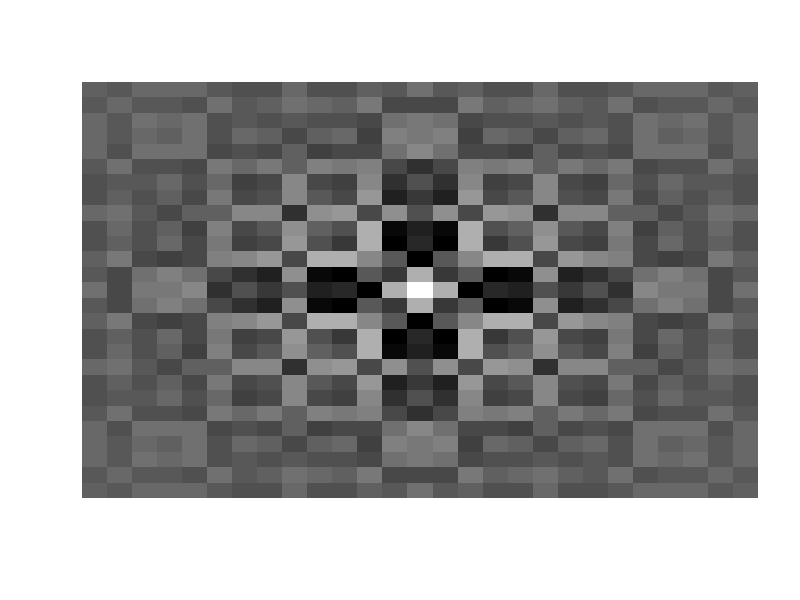
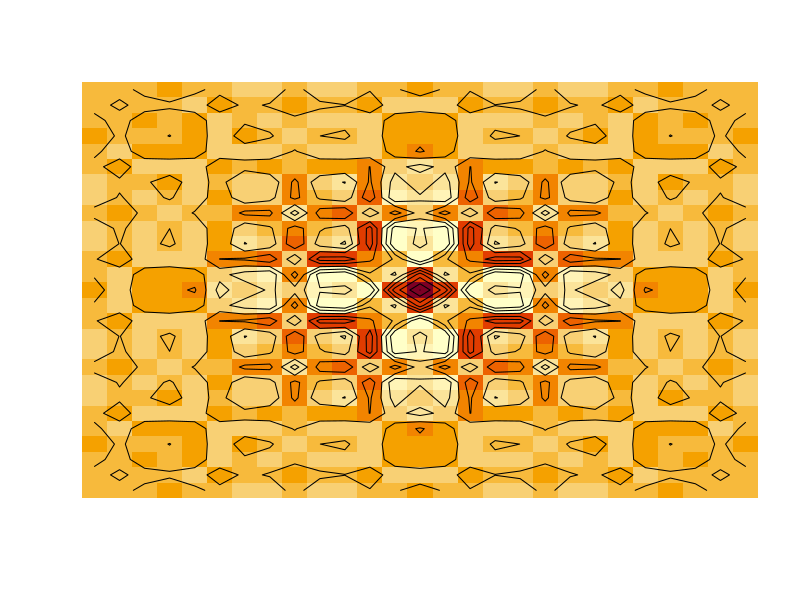

R code for these plots, in order:
require(grDevices) # for colours
x <- y <- seq(-4*pi, 4*pi, len = 27)
r <- sqrt(outer(x^2, y^2, "+"))
image(z = z <- cos(r^2)*exp(-r/6), col  = gray((0:32)/32),
      axes = FALSE)
image(z, axes = FALSE, main = "",
      xlab = "")#expression(cos(r^2) * e^{-r/6}))
contour(z, add = TRUE, drawlabels = FALSE)